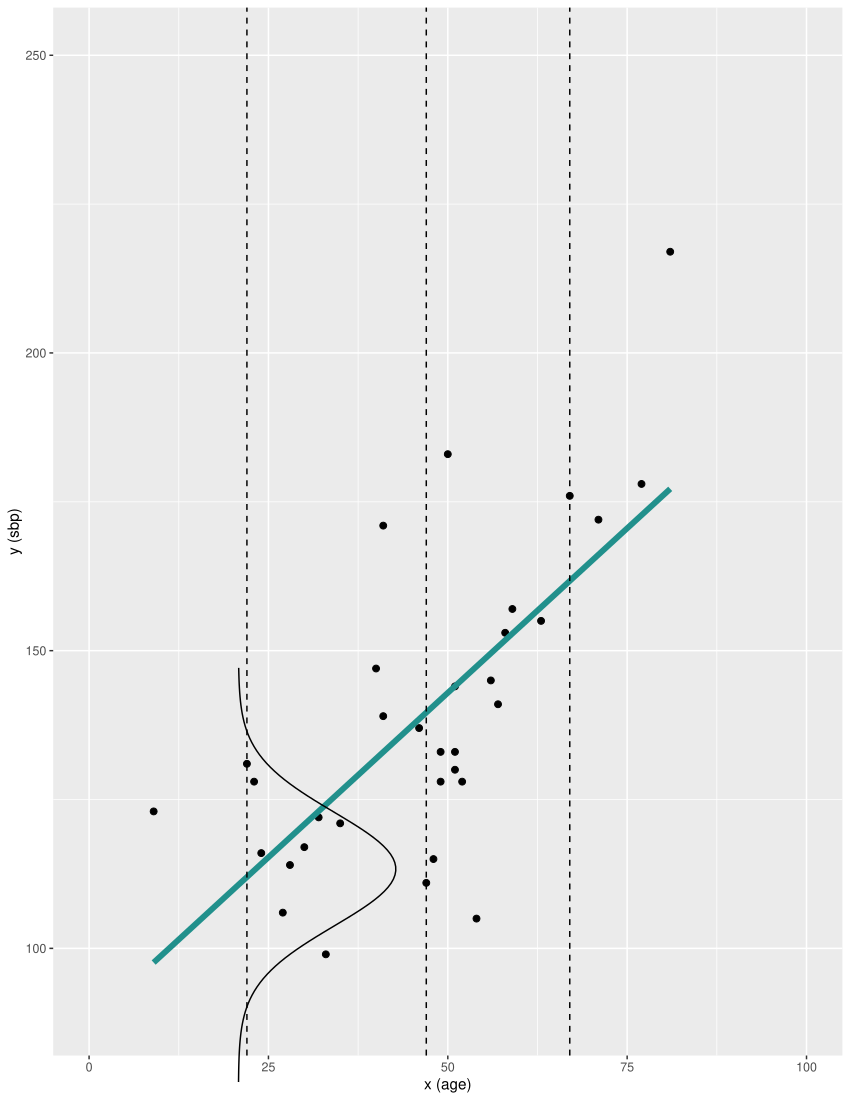

R code for this plot:
library(ggplot2)
library(ggthemes)
library(ggpubr)

# our color scale for the book
cols = viridisLite::viridis(3)
liniendicke = 0.75
achsendicke = 1

#dat represents the data of american.woman
# x = age
# y = blood pressure
dat <- data.frame(x=c(22,41,52,23,41,54,24,46,56,27,47,57,28,48,58,9,49,59,30,49,63,32,50,67,33,51,71,35,51,77,40,51,81),
                  y=c(131,139,128,128,171,105,116,137,145,106,111,141,114,115,153,123,133,157,117,128,155,122,183,176,99,130,172,121,133,178,147,144,217))

# fit linear regression model - that is fitted mean values
fit = lm(y ~ x, data=dat)
summary(fit)
# Coefficients:
#   Estimate Std. Error t value Pr(>|t|)    
# (Intercept)   87.671     10.076   8.701 7.97e-10 ***
#   x           1.105      0.206    5.364 7.56e-06 ***
#   ---
#   Signif. codes:  0 '***' 0.001 '**' 0.01 '*' 0.05 '.' 0.1 ' ' 1
# 
# Residual standard error: 19.28 on 31 degrees of freedom


# get residuals - that is response minus fitted valus
dat$res <- residuals(lm(y ~ x, data=dat)) 

# select 3 women: first of age 22, second of age 47, third of age 67 
select = c(1,11,24)
selected_women = dat[select,]
#display ages of selected women
selected_women$x

# use our fitted model to predict blood pressure of the three selected women
pred = predict(fit, newdata = selected_women, se.fit = T)
#display fitted results
pred$fit
mean_woman1 = pred$fit[1]
sd_woman1 = pred$residual.scale  # standard deviation of prediction for woman 1

# plot deviation for woman 1
mein_y= 50:200
density_woman1 = dnorm(mein_y, mean = mean_woman1, sd = sd_woman1)
plot(mein_y, density_woman1, type = "l")


# p1 <- ggplot(data = data.frame(A = c(-2.5, 2.5)), aes(A)) + 
#   
#   stat_function(fun = dnorm, n = 101, args = list(mean = 0, sd = 0.75)) + 

p_w1 = ggplot(dat,aes(x=x, y=y)) + 
  xlim(c(40,180)) +
  stat_function(fun = dnorm, n = 101, args = list(mean = mean_woman1, sd = sd_woman1)) +
  rotate() +
  theme_transparent()
p_w1       

p_w1_grob <- ggplotGrob(p_w1)

density_selected_women = dnorm(mein_y, mean= select, sd = pred$residual.scale  )


p = ggplot(dat,aes(x=x, y=y)) + 
  geom_point(size=2) + 
  xlab('x (age)') +  # Beschriftung der x-Achse
  ylab('y (sbp)') +  # Beschriftung der y-Achse
  xlim(c(0,100)) +   # Altersrange auf x-Achse
  ylim(c(90,250)) +  # Blutdruckrange auf y-Achse
  # plot regression line
  #geom_abline(intercept = 87.6, slope=1.105, colour=cols[2], alpha=0.5, size=2) +
  geom_smooth(method="lm", colour=cols[2], alpha=0.5, size=2, fill=NA) +
  geom_vline(xintercept=selected_women$x, lty=2)  # add vertical lines for selected ages
  #theme_transparent()
#theme_hc(base_size = 30) 
p

# Insert p_w1_grob inside p
p + annotation_custom(grob = p_w1_grob, xmin = 18, xmax = 45, 
                       ymin = mean_woman1-40, ymax = mean_woman1+40) 

#save as pdf (with scale you change the thickness of lines, width=8.5cm is half a page width in the book)
ggsave(filename = "./figur 4.7.pdf",
       p1, width = 8.5, height = 7, units = "cm", scale = 1.5)
